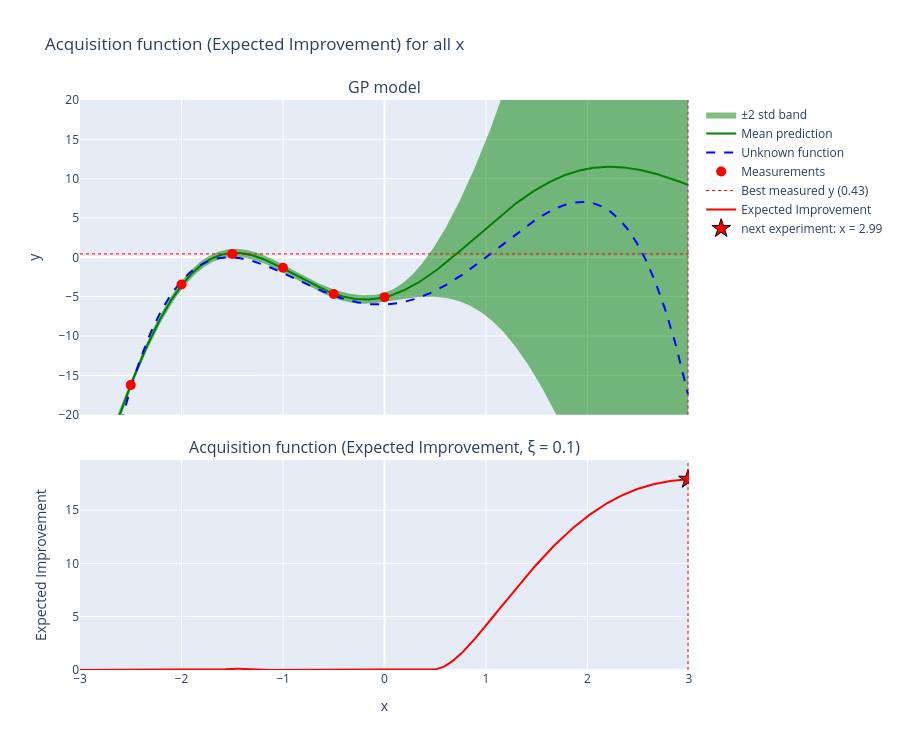

Notebook code cell kept with this figure:
### Code cell
#@title Plot the expected improvement
# Plot acquisition function (EI): GP model with the best measured y on top, EI below
i = np.argmax(eigrid)
fig = make_subplots(rows=2, cols=1, shared_xaxes=True, row_heights=[0.6,0.4], vertical_spacing=0.08, subplot_titles=("GP model", f"Acquisition function (Expected Improvement, ξ = {xi})"))
fig.add_trace(go.Scatter(x=xgrid,y=ypred[0,:],mode='lines', line=dict(width=0,color='green'),showlegend=False),row=1,col=1)
fig.add_trace(go.Scatter(x=xgrid,y=ypred[2,:],mode='lines', line=dict(width=0,color='green'),fill='tonexty',name='±2 std band'),row=1,col=1)
fig.add_trace(go.Scatter(x=xgrid,y=ypred[1,:],mode='lines', line=dict(width=2,color='green'),name='Mean prediction'),row=1,col=1)
fig.add_trace(go.Scatter(x=xgrid,y=fgrid,mode='lines',line=dict(dash='dash',color='blue'),name='Unknown function'),row=1,col=1)
fig.add_trace(go.Scatter(x=xpoints,y=ypoints,mode='markers',marker=dict(size=10,color='red'),name='Measurements'),row=1,col=1)
fig.add_trace(go.Scatter(x=[-3,3],y=[y_max,y_max],mode='lines',line=dict(color='red',dash='dot',width=1),name=f'Best measured y ({y_max:.2f})'),row=1,col=1)
fig.add_trace(go.Scatter(x=xgrid,y=eigrid,mode='lines',line=dict(color='red'),name='Expected Improvement'),row=2,col=1)
fig.add_trace(go.Scatter(x=[xgrid[i]],y=[eigrid[i]],mode='markers',marker=dict(symbol='star',size=14,color='red',line=dict(width=1,color='black')),name=f'next experiment: x = {xgrid[i]:.2f}'),row=2,col=1)
fig.add_vline(x=xgrid[i], line=dict(color='red',dash='dot',width=1))
fig.update_xaxes(range=[-3, 3])
fig.update_xaxes(title_text="x", row=2, col=1)
fig.update_yaxes(range=[-20, 20], title_text="y", row=1, col=1)
fig.update_yaxes(range=[0, 1.1*eigrid.max()], title_text="Expected Improvement", row=2, col=1)
fig.update_layout(title="Acquisition function (Expected Improvement) for all x",legend=dict(traceorder="normal"),height=750)
fig.show()

### Figure 1 — Plotly figure (JSON) as saved in the notebook; plotly's stock layout.template omitted (floating-point values rounded to 4 significant figures; data arrays with more than 128 entries replaced by an {"elided": "..."} marker saying what was removed)
{"data": [{"line": {"color": "green", "width": 0}, "mode": "lines", "showlegend": false, "type": "scatter", "x": {"elided": "600 float values"}, "xaxis": "x", "y": {"elided": "600 float values"}, "yaxis": "y"}, {"fill": "tonexty", "line": {"color": "green", "width": 0}, "mode": "lines", "name": "±2 std band", "type": "scatter", "x": {"elided": "600 float values"}, "xaxis": "x", "y": {"elided": "600 float values"}, "yaxis": "y"}, {"line": {"color": "green", "width": 2}, "mode": "lines", "name": "Mean prediction", "type": "scatter", "x": {"elided": "600 float values"}, "xaxis": "x", "y": {"elided": "600 float values"}, "yaxis": "y"}, {"line": {"color": "blue", "dash": "dash"}, "mode": "lines", "name": "Unknown function", "type": "scatter", "x": {"elided": "600 float values"}, "xaxis": "x", "y": {"elided": "600 float values"}, "yaxis": "y"}, {"marker": {"color": "red", "size": 10}, "mode": "markers", "name": "Measurements", "type": "scatter", "x": [-2.5, -2.0, -1.5, -1.0, -0.5, 0.0], "xaxis": "x", "y": [-16.25, -3.461, 0.4348, -1.322, -4.668, -5.062], "yaxis": "y"}, {"line": {"color": "red", "dash": "dot", "width": 1}, "mode": "lines", "name": "Best measured y (0.43)", "type": "scatter", "x": [-3, 3], "xaxis": "x", "y": [0.4348, 0.4348], "yaxis": "y"}, {"line": {"color": "red"}, "mode": "lines", "name": "Expected Improvement", "type": "scatter", "x": {"elided": "600 float values"}, "xaxis": "x2", "y": {"elided": "600 float values"}, "yaxis": "y2"}, {"marker": {"color": "red", "line": {"color": "black", "width": 1}, "size": 14, "symbol": "star"}, "mode": "markers", "name": "next experiment: x = 2.99", "type": "scatter", "x": [2.99], "xaxis": "x2", "y": [17.88], "yaxis": "y2"}], "layout": {"annotations": [{"font": {"size": 16}, "showarrow": false, "text": "GP model", "x": 0.5, "xanchor": "center", "xref": "paper", "y": 1.0, "yanchor": "bottom", "yref": "paper"}, {"font": {"size": 16}, "showarrow": false, "text": "Acquisition function (Expected Improvement, ξ = 0.1)", "x": 0.5, "xanchor": "center", "xref": "paper", "y": 0.368, "yanchor": "bottom", "yref": "paper"}], "height": 750, "legend": {"traceorder": "normal"}, "shapes": [{"line": {"color": "red", "dash": "dot", "width": 1}, "type": "line", "x0": 2.99, "x1": 2.99, "xref": "x", "y0": 0, "y1": 1, "yref": "y domain"}, {"line": {"color": "red", "dash": "dot", "width": 1}, "type": "line", "x0": 2.99, "x1": 2.99, "xref": "x2", "y0": 0, "y1": 1, "yref": "y2 domain"}], "title": {"text": "Acquisition function (Expected Improvement) for all x"}, "xaxis": {"anchor": "y", "domain": [0.0, 1.0], "matches": "x2", "range": [-3, 3], "showticklabels": false}, "xaxis2": {"anchor": "y2", "domain": [0.0, 1.0], "range": [-3, 3], "title": {"text": "x"}}, "yaxis": {"anchor": "x", "domain": [0.448, 1.0], "range": [-20, 20], "title": {"text": "y"}}, "yaxis2": {"anchor": "x2", "domain": [0.0, 0.368], "range": [0, 19.67], "title": {"text": "Expected Improvement"}}}}
